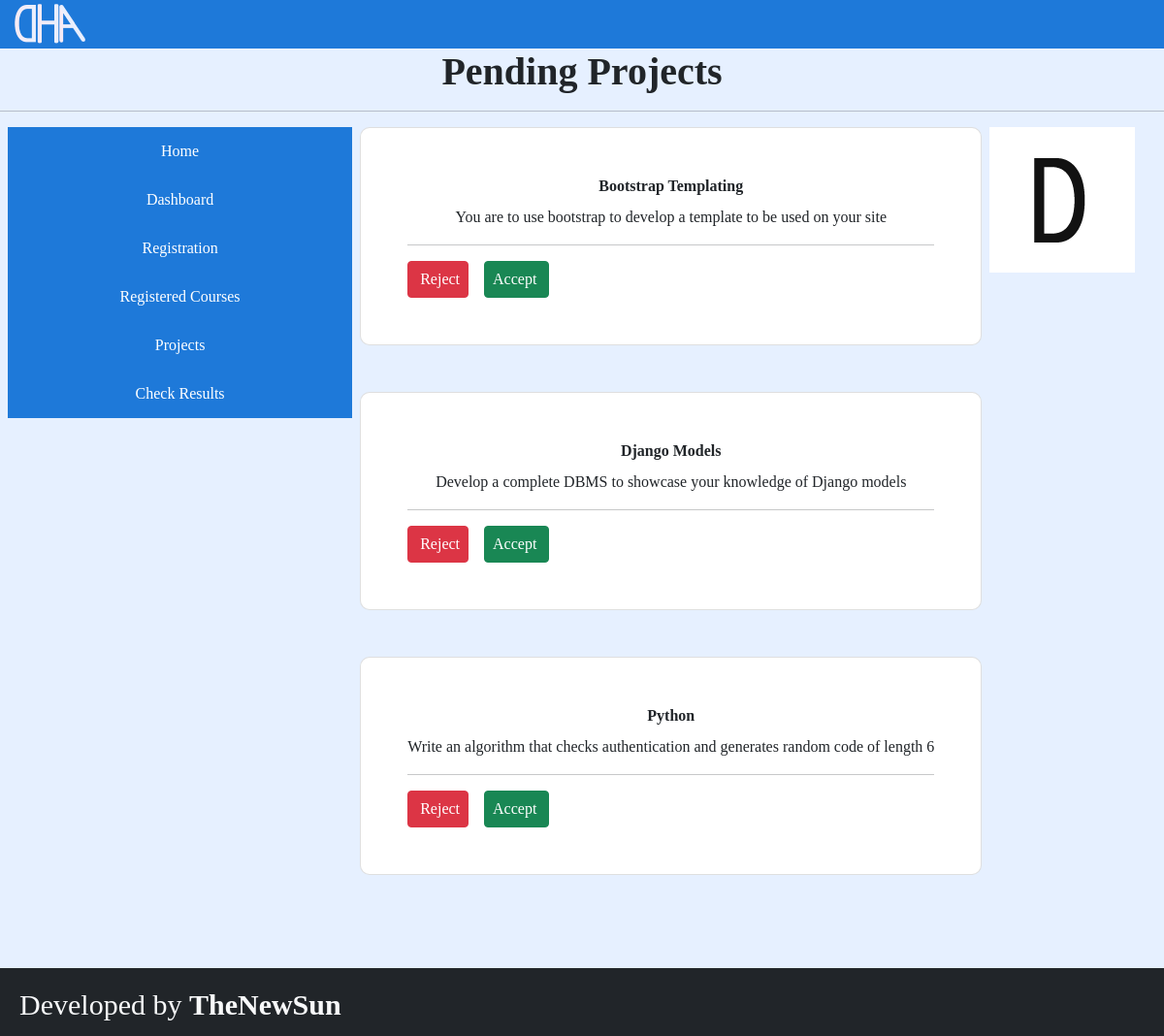
Screenshot of /project with the database file from the repository.
### index/models.py (models this page shows)
class Projects(models.Model):
    title = models.CharField(max_length=100)
    description = models.TextField()
    duration = models.DateTimeField()

### index/views.py (the view)
# urls.py: path('project', views.Project, name='project'),
def Project(request):
    context = {
        'projects': Projects.objects.all()
    }
    return render(request, 'projects.html', context)

### index/templates/projects.html (shortened to what this page needs)
{% load static %}
<link rel="stylesheet" href="{% static 'bootstrap/css/bootstrap.min.css' %}">
<div class="" style="background-color: #e6f0ff;">
  <div class="" style="width: 100%; height: 50px; background-color: #1e79d9">
    <div class="logo">
      <img style="margin: 0 10px" src="{% static 'images/logo.png' %}" alt="" height="50px">
    </div>
  </div>
  <div align="center" class="" style="font-family: fantasy">
    <h1><b>Pending Projects</b></h1>
  </div>
  <hr>
  <div class="d-flex ps-2 pe-2">
    <div class="" style="width: 30%; background-color: ; padding-top: ">
      <a href="{% url 'home' %}"><button id="menu" type="button" name="button" style="height: 50px; width: 100%; border: none">Home</button></a><br>
      <a href="{% url 'student-portal' %}"><button id="menu" type="button" name="button" style="height: 50px; width: 100%; border: none">Dashboard</button></a><br>
      <a href="{% url 'registration' %}"><button id="menu" type="button" name="button" style="height: 50px; width: 100%; border: none">Registration</button></a><br>
      <button id="menu" type="button" name="button" style="height: 50px; width: 100%; border: none">Registered Courses</button><br>
      <a href="{% url 'project' %}"><button id="menu" type="button" name="button" style="height: 50px; width: 100%; border: none">Projects</button></a><br>
      <a href="{% url 'results-page' %}"><button id="menu" type="button" name="button" style="height: 50px; width: 100%; border: none">Check Results</button></a><br>
    </div>
    <div align="center" class="d-block me-2 ms-2 w-70">
      {% for project in projects %}
      <div class="w-80" style="">
        <div class="card mb-5 p-5" style="border-radius: 10px">
          <div class="card-title">
            <b>{{project.title}}</b>
          </div>
          <div class="card-text text-lead">
            {{project.description}}
          </div>
          <hr>
          <div class="d-flex">
            <button class="btn btn-danger pe-2 me-2" type="button" name="button">Reject</button>
            <button class="btn btn-success ps-2 ms-2" type="button" name="button">Accept</button>
          </div>
        </div>
      </div>
      {% endfor %}
    </div>
    <div align="right" class="" style="width: 150px; height: 150px; background-color: white">
      <img src="{% static 'images/dune.png' %}" alt="" width="100%" height="100%">
    </div>
  </div>
  <div class="mt-5 bg-dark text-light" style="height: 70px; padding: 20px">
    <h5 style=" font-size: 30px">Developed by <b>TheNewSun</b></h5>
  </div>
</div>

### index/templates/projects.html (style rules this page uses)
#menu { background-color: #1e79d9; color: white; }
a { text-decoration: none; color: white; }

### rows the page displays
Projects: title "Bootstrap Templating", description "You are to use bootstrap to develop a template to be used on your site"
Projects: title "Django Models", description "Develop a complete DBMS to showcase your knowledge of Django models"
Projects: title "Python", description "Write an algorithm that checks authentication and generates random code of length 6"
